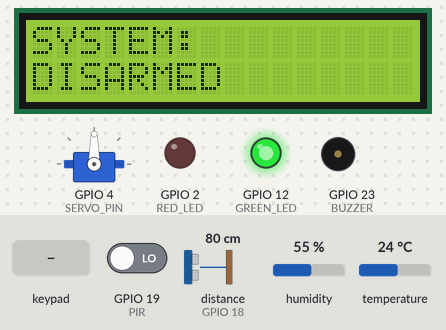
Recording of a sketch running on a simulated ESP32. On the bench: servo, 16×2 character LCD, output pins drawn as LEDs (lit = HIGH), buzzer (waves = sounding). The inputs (shaded band) are chosen by the test bench; at power-on: distance to the obstacle (sensor on GPIO 18) 80 cm, GPIO 19 (PIR) LOW, humidity 55 %, temperature 24 °C. The echo pulse lasts 58.3 µs per cm; pins used as bus, display or sensor lines are not drawn; what the sketch prints to the serial monitor is not drawn.

Above: at 1.2 s.
1.3 s: keypad keys 1 2 3 4 # pressed 0.4 s apart
At 4.0 s:
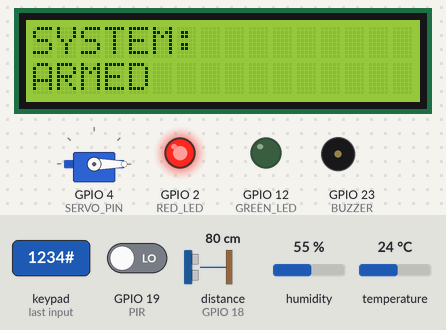
4.8 s: distance to the obstacle (sensor on GPIO 18) set to 53 cm
6.3 s: distance to the obstacle (sensor on GPIO 18) set to 46 cm
At 7.6 s:
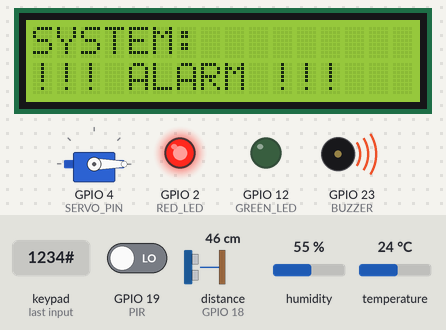
8.5 s: key '#' pressed
At 9.4 s:
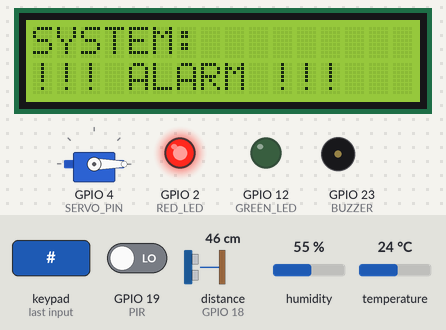
Timing chart, 0 to 11.5 s (numbered marks = the images above; inputs shaded):
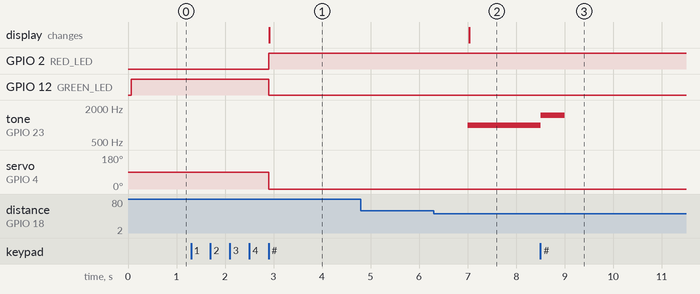

The sketch:

sketch.ino
```cpp
#include <DHT.h>
#include <Keypad.h>
#include <ESP32Servo.h>
#include <Wire.h>
#include <LiquidCrystal_I2C.h>

#define DHT_PIN 15
#define DHT_TYPE DHT22

DHT dht(DHT_PIN, DHT_TYPE);

LiquidCrystal_I2C lcd(0x27, 16, 2);

Servo lockServo;
const int TRIG = 5;
const int ECHO = 18;
const int PIR = 19;
const int SERVO_PIN = 4;
const int GREEN_LED = 12;
const int RED_LED = 2;
const int BUZZER = 23;
const byte ROWS = 4;
const byte COLS = 4;

char keys[ROWS][COLS] = {
  {'1', '2', '3', 'A'},
  {'4', '5', '6', 'B'},
  {'7', '8', '9', 'C'},
  {'*', '0', '#', 'D'}
};

byte rowPins[ROWS] = {
  32, 33, 25, 26
};

byte colPins[COLS] = {
  27, 14, 16, 13
};

Keypad keypad = Keypad(
  makeKeymap(keys),
  rowPins,
  colPins,
  ROWS,
  COLS
);

enum SystemState {
  DISARMED,
  ARMED,
  ALARM
};

SystemState state = DISARMED;
String enteredPIN = "";
const String correctPIN = "1234";
unsigned long lastSensorCheck = 0;

float getDistance() {

  digitalWrite(TRIG, LOW);
  delayMicroseconds(2);

  digitalWrite(TRIG, HIGH);
  delayMicroseconds(10);

  digitalWrite(TRIG, LOW);

  long duration = pulseIn(ECHO, HIGH, 30000);

  if (duration == 0) {
    return 999;
  }

  return duration * 0.0343 / 2;
}

void showState() {

  lcd.clear();

  lcd.setCursor(0, 0);
  lcd.print("SYSTEM:");

  lcd.setCursor(0, 1);

  if (state == DISARMED) {
    lcd.print("DISARMED");
  }
  else if (state == ARMED) {
    lcd.print("ARMED");
  }
  else {
    lcd.print("!!! ALARM !!!");
  }
}

void changeState(SystemState newState) {

  state = newState;

  digitalWrite(GREEN_LED, LOW);
  digitalWrite(RED_LED, LOW);

  noTone(BUZZER);

  if (state == DISARMED) {

    digitalWrite(GREEN_LED, HIGH);

    lockServo.write(90);

    Serial.println("SYSTEM DISARMED");

  }

  else if (state == ARMED) {

    digitalWrite(RED_LED, HIGH);

    lockServo.write(0);

    Serial.println("SYSTEM ARMED");

  }

  else if (state == ALARM) {

    digitalWrite(RED_LED, HIGH);

    tone(BUZZER, 1000);

    Serial.println("!!! ALARM !!!");
  }

  showState();
}

void checkPIN() {

  Serial.print("Entered PIN: ");
  Serial.println(enteredPIN);

  if (enteredPIN == correctPIN) {

    Serial.println("CORRECT PIN");

    if (state == DISARMED) {

      changeState(ARMED);

    }
    else {

      changeState(DISARMED);
    }

  }
  else {

    Serial.println("WRONG PIN");

    tone(BUZZER, 1500, 500);
  }

  enteredPIN = "";
}

void checkSensors() {

  if (state != ARMED) {
    return;
  }

  float temperature = dht.readTemperature();

  float distance = getDistance();

  int motion = digitalRead(PIR);


  Serial.print("Temperature: ");
  Serial.println(temperature);

  Serial.print("Distance: ");
  Serial.println(distance);

  Serial.print("Motion: ");
  Serial.println(motion);


  if (motion == HIGH) {

    Serial.println("MOTION DETECTED");

    changeState(ALARM);

    return;
  }


  if (distance < 50) {

    Serial.println("OBJECT TOO CLOSE");

    changeState(ALARM);

    return;
  }

  if (!isnan(temperature) && temperature >= 35) {

    Serial.println("TEMPERATURE TOO HIGH");

    changeState(ALARM);

    return;
  }
}

void setup() {

  Serial.begin(115200);

  dht.begin();

  pinMode(TRIG, OUTPUT);
  pinMode(ECHO, INPUT);

  pinMode(PIR, INPUT);

  pinMode(GREEN_LED, OUTPUT);
  pinMode(RED_LED, OUTPUT);

  pinMode(BUZZER, OUTPUT);

  lockServo.attach(SERVO_PIN);

  lcd.init();
  lcd.backlight();

  changeState(DISARMED);

  Serial.println();
  Serial.println("SECURITY SYSTEM");
  Serial.println("Enter PIN");
}

void loop() {

  char key = keypad.getKey();

  if (key != NO_KEY) {

    Serial.print("Key: ");
    Serial.println(key);

    if (key == '*') {

      enteredPIN = "";

      Serial.println("PIN CLEARED");
    }

    else if (key == '#') {

      checkPIN();
    }

    else if (key >= '0' && key <= '9') {

      if (enteredPIN.length() < 4) {

        enteredPIN += key;

        Serial.print("PIN: ");

        for (int i = 0; i < enteredPIN.length(); i++) {
          Serial.print("*");
        }

        Serial.println();
      }
    }
  }


  if (millis() - lastSensorCheck >= 1000) {

    lastSensorCheck = millis();

    checkSensors();
  }
}
```

Measured:
- the behaviour switches between 51 and 50 cm on distance to the obstacle (sensor on GPIO 18) (found by bisection; images 1 and 2)
- after the input at 1.3 s, GPIO 2 (RED_LED): LOW → HIGH after 1.6 s; GPIO 12 (GREEN_LED): HIGH → LOW after 1.6 s; servo on GPIO 4 (SERVO_PIN): 90° → 0° after 1.6 s; the display: changes after 1.6 s (image 1)
- after the input at 4.8 s, every drawn part: stays the same
- after the input at 6.3 s, tone on GPIO 23 (BUZZER): silent → 1000 Hz after 0.70 s; the display: changes after 0.73 s (image 2)
- after the input at 8.5 s, tone on GPIO 23 (BUZZER): 1000 Hz → 1500 Hz at once, → silent 0.50 s later
